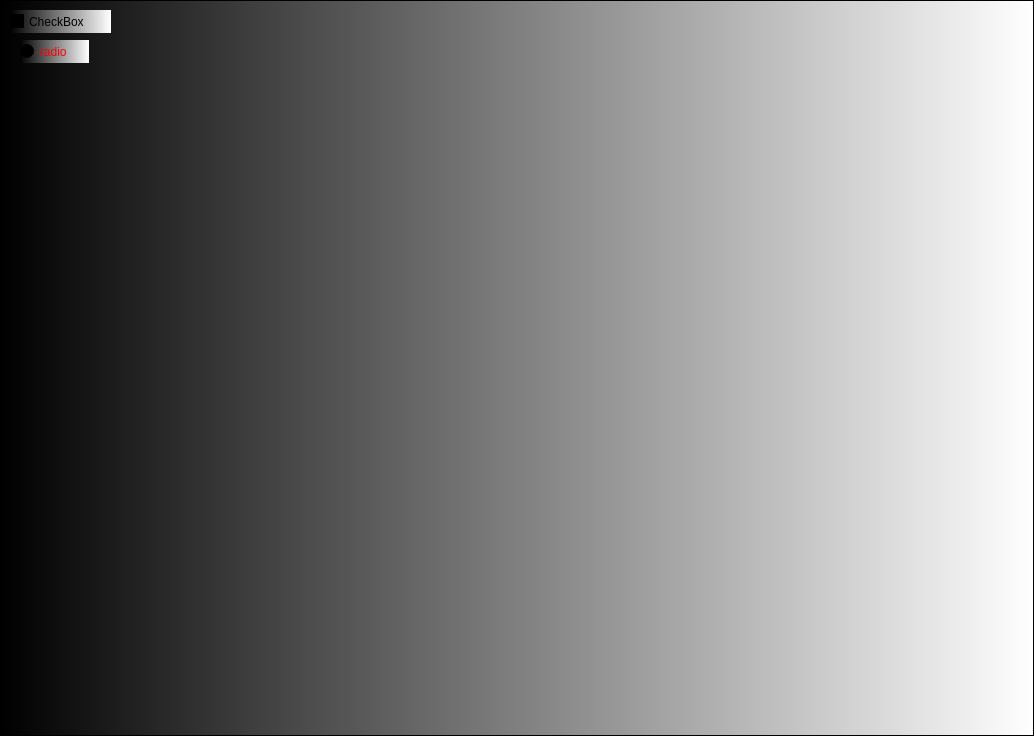
<?xml version="1.0" encoding="UTF-8"?>
<ui version="4.0">
 <class>myWidget</class>
 <widget class="QWidget" name="myWidget">
  <property name="geometry">
   <rect>
    <x>0</x>
    <y>0</y>
    <width>1034</width>
    <height>736</height>
   </rect>
  </property>
  <property name="minimumSize">
   <size>
    <width>300</width>
    <height>400</height>
   </size>
  </property>
  <property name="maximumSize">
   <size>
    <width>1058</width>
    <height>867</height>
   </size>
  </property>
  <property name="windowTitle">
   <string>Form</string>
  </property>
  <property name="autoFillBackground">
   <bool>false</bool>
  </property>
  <property name="styleSheet">
   <string notr="true">QRadioButton:!hover { color: red }
QRadioButton:hover { color: blue }
</string>
  </property>
  <layout class="QHBoxLayout" name="horizontalLayout">
   <property name="sizeConstraint">
    <enum>QLayout::SetDefaultConstraint</enum>
   </property>
   <property name="leftMargin">
    <number>0</number>
   </property>
   <property name="topMargin">
    <number>0</number>
   </property>
   <property name="rightMargin">
    <number>0</number>
   </property>
   <property name="bottomMargin">
    <number>0</number>
   </property>
   <item>
    <widget class="QFrame" name="frame">
     <property name="styleSheet">
      <string notr="true">background-color: qlineargradient(spread:pad, x1:0, y1:0, x2:1, y2:0, stop:0 rgba(0, 0, 0, 255), stop:1 rgba(255, 255, 255, 255));</string>
     </property>
     <property name="frameShape">
      <enum>QFrame::StyledPanel</enum>
     </property>
     <property name="frameShadow">
      <enum>QFrame::Raised</enum>
     </property>
     <widget class="QRadioButton" name="radioButton">
      <property name="geometry">
       <rect>
        <x>20</x>
        <y>40</y>
        <width>69</width>
        <height>23</height>
       </rect>
      </property>
      <property name="text">
       <string>radio</string>
      </property>
     </widget>
     <widget class="QCheckBox" name="checkBox">
      <property name="geometry">
       <rect>
        <x>10</x>
        <y>10</y>
        <width>101</width>
        <height>23</height>
       </rect>
      </property>
      <property name="text">
       <string>CheckBox</string>
      </property>
     </widget>
    </widget>
   </item>
  </layout>
 </widget>
 <resources/>
 <connections/>
</ui>
